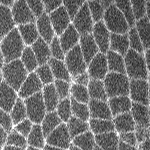
#> input picture presentation/cells.tif, 150 x 150 px
$ jupyter execute --allow-errors morphological_processing.ipynb
#> lines starting #> are read from the running program, lines starting #| are printed output that depends on the picture; after the words box and inside, x2 and y2 are one past the last pixel; in counts of white or black regions, pixels touching at a corner belong together
# 2026/02/23 BME1462: Morphological Image Processing II

By Aaron Zeng, Zion Park, and Caresse Nian

## Topics of Focus: Hit-or-Miss Transform and Hole Filling (Morphological Algorithm)

## Library and Image Set Up

[cell 1]
# Import Essential Libraries
from skimage import io, morphology
from skimage.morphology import erosion
import numpy as np
import matplotlib.pyplot as plt
from scipy.ndimage import binary_dilation, binary_fill_holes
from skimage.io import imread, imshow
import skimage.morphology as morph

# 1. Hit-or-Miss Transform
## 1.1 What is a Hit-or-Miss Transform?
The hit-or-miss (HMT) transform is a *binary morphological operator* that detects **exact spatial configurations**. In other words, it finds locations where a specific foreground shape exists **AND** a specific background pattern exists around it.

This is different from dilation and erosion, which only look at foreground.
- Erosion: Is the foreground shape  present?
- Dilation: Could the foreground shape fit?
- HMT: Is the shape present **and** is the surrounding area empty?

## 1.2 Mathematical Definition
$$ A \circledast (B_1, B_2) = (A \ominus B_1)\cap (A^c \ominus B_2) $$

Where:
- $ A $ = binary image (foreground = 1)
- $ B_1 $ = foreground structuring element (SE)
- $ B_2 $ = background SE

Interpretation:
- First erosion $A \ominus B_1$ checks **what must be present**
- Second erosion $A^c \ominus B_2$ checks **what must be absent**
- Intersection $\cap$ enforces both simultaneously

Alternatively:
$$ I \circledast B = \{\ z \mid (B)_z \subseteq I \}\ $$

Where $(B)_z$ is checked if it's a subset of Image $I$, and Image $I$ is both foreground *and* background pixels.

## 1.3 Defining Foreground and Background SE
Take a look at the following candidate patterns:

[cell 2]
def show(img, title):
    plt.imshow(img, cmap="gray")
    plt.title(title)
    plt.axis("off")

img = np.zeros((15, 15), dtype=bool)

# perfect cross
img[4:7, 4:7] = [[0,1,0],
                 [1,1,1],
                 [0,1,0]]

# cross with extra pixel (should FAIL)
img[9:12, 4:7] = [[0,1,0],
                  [1,1,1],
                  [1,1,0]]

# rotated pattern (should FAIL)
img[4:7, 9:12] = [[1,0,1],
                  [0,1,0],
                  [1,0,1]]

show(img, "Binary image with candidate patterns")
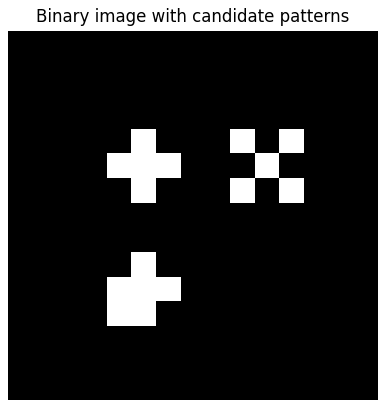
#> figure drawn by matplotlib, 1 panel

Consider that the plus (+) pattern is the target. How can we demand *exact structure*?
- Foreground SE must encode prescence (center plus pattern)
- Background SE must encode absence (corners)

[cell 3]
def show_side_by_side(img1, title1, img2, title2, cmap="gray"):
    plt.figure(figsize=(6, 3))

    plt.subplot(1, 2, 1)
    plt.imshow(img1, cmap=cmap)
    plt.title(title1)
    plt.axis("off")

    plt.subplot(1, 2, 2)
    plt.imshow(img2, cmap=cmap)
    plt.title(title2)
    plt.axis("off")

B1 = np.array([[0,1,0],
               [1,1,1],
               [0,1,0]], dtype=bool)

B2 = np.array([[1,0,1],
               [0,0,0],
               [1,0,1]], dtype=bool)

show_side_by_side(
    B1, "Foreground SE (B1)\nMust be PRESENT",
    B2, "Background SE (B2)\nMust be ABSENT"
)
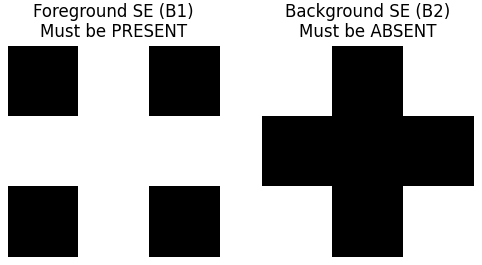
#> figure drawn by matplotlib, 2 panels

## 1.4 Why Erosion Alone is Not Enough (i.e. why must absence be explicitly specified?)
Let's try eroding using only the foreground SE:

#> (a cell that did not finish here is left out)

**Result:**
- Multiple locations survive erosion $\rightarrow$ 'false' positives

**Interpretation:**

Erosion is able to answer "Is this foreground pattern present anywhere inside the neighborhood?", however is does *not* ask "Is anything extra present?".
- detects presence
- ignores absence

Now let's look at eroding the complement image using the background SE:

#> (a cell that did not finish here is left out)

This enforces which pixels must be zero.

### The Hit-or-Miss Transform Happens Here:
Intersect both conditions:

#> (a cell that did not finish here is left out)

By intersecting foreground SE and background SE erosion, the background SE is able to address the flaw of foreground SE erosion (i.e. does not ask "Is anything extra present?") by enforcing which pixels must be absent.

This results in only one detection, which is the center of the desired plus (+) pattern.

## 1.5 Why Does Hit-or-Miss Only Work on Binary Images?
HMT answers a boolean question at every pixel. Recall the definition:
$$ A \circledast (B_1, B_2) = (A \ominus B_1)\cap (A^c \ominus B_2) $$
A pixel is either in the set or not in the set.
### Issue with HMT on Greyscale Images
Greyscale erosion changes meaning:
$$(I \ominus B)(x) = \min_{b \in B} I(x + b)$$

This computes a minimum, not a subset test. It now asks if there are *low values nearby* rather than if the SE is *entirely present*.
HMT requires both existence of a pattern and non-existance of a pattern. In greyscale, existence becomes "large intensity" and non-existence as "small intensity" $\rightarrow$ the cutoff is now arbituary and context-dependent.

[cell 7]
import matplotlib.pyplot as plt
import numpy as np
from skimage import io, color, img_as_float, filters, measure, exposure, morphology
from scipy import ndimage

## Choosing Structuring Elements

### Size and Shape
The size of the structuring element will depend on the size of the features that you would want to detect and the image and the shape will also depend on the shape of the features. Usually, you would want to match the shape of the structuring element to the shape of the feature you want to detect

There are many options in sckimage.morphology: disks, squares, rectangles and crosses.

[cell 8]
img = io.imread("cells.tif")
#> img is the input picture: shape (150, 150); min 31, max 255, mean 113.3
img_smooth = filters.gaussian(img, sigma = 2, preserve_range = True)
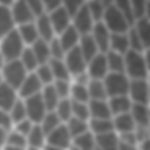
#> img_smooth: shape (150, 150) float64; min 69.65, max 197.4, mean 113.3
img_rescaled = exposure.rescale_intensity(
    img_smooth, out_range=np.uint8)
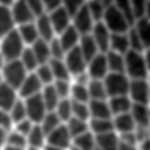
#> img_rescaled: shape (150, 150); min 0, max 255, mean 86.5

mask = img_rescaled >= filters.threshold_local(
    img_rescaled, 33, method='gaussian')
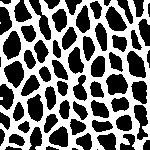
#> mask: shape (150, 150) bool; 46.3% white; 3 white regions (2 under 20 px), largest, box (x1, y1, x2, y2) and area: (0, 0, 150, 150) 10401

mask_closed = morphology.binary_closing(mask, morphology.disk(3))
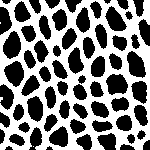
#> mask_closed: shape (150, 150) bool; 50.1% white; 67 black regions (2 under 20 px), largest, box (x1, y1, x2, y2) and area: (4, 61, 24, 87) 355, (3, 31, 21, 59) 354, (127, 51, 146, 78) 348

fig, axs = plt.subplots(1, 2)
axs[0].imshow(img, cmap='Greys_r')
axs[1].imshow(mask_closed, cmap='binary_r')
plt.show()

#> (a cell that did not finish here is left out)

## Combining Structuring Elements

Structuring elements can only detect specific features within an image. To find more complex objects in the image, structuring elements can be combined together.

For example, detecting a "T" with a single structuring element might be difficult but a "T" can broken down into two parts: a horizontal bar and a vertical bar. We can find each and then combine them together to get our "T".

[cell 10]
sample_image = np.array([
    [0,0,0,0,0,0,0],
    [1,1,1,1,1,1,1],
    [0,0,0,1,0,0,0],
    [0,0,0,1,0,0,0],
    [0,0,0,1,0,0,0],
    [0,0,0,1,0,0,0],
    [0,0,0,1,0,0,0]
])

sample_image_complement = 1 - sample_image

[cell 11]
se_horizontal = np.array([
    [0,0,0],
    [1,1,1],
    [0,0,0]
])

se_vertical = np.array([
    [0,1,0],
    [0,1,0],
    [0,1,0]
])

se_background = np.array([
    [1,1,0],
    [1,1,0],
    [1,1,0]
])

[cell 12]
# detecting the horizontal bar

foreground = ndimage.binary_erosion(sample_image, se_horizontal)
background_complement = ndimage.binary_erosion(sample_image_complement, se_background)
background = 1 - background_complement

horizontal_bar = foreground & background

#> (a cell that did not finish here is left out)

#> (a cell that did not finish here is left out)

[cell 15]
# comparison of the images

fig, axs = plt.subplots(1, 4)
axs[0].imshow(sample_image, cmap='binary_r')
axs[1].imshow(horizontal_bar, cmap='binary_r')
#> (the rest of this cell did not finish here and is left out)

[cell 16]
# Importing essential libraries
import numpy as np
import matplotlib.pyplot as plt
from scipy.ndimage import binary_dilation, binary_fill_holes
import skimage
from skimage.io import imread, imshow
import skimage.morphology as morph

## Other Morphological Algorithms - Focus: Hole Filling ##

One of the most useful applications of morphological algorithms is the ability to extract image components that are useful for analysis further downstream.

We will look at one common use-case: Hole Filling

Recall that a 'hole' is simply a collection of background pixels surrounded by foreground pixels (object of interest)
Refer to the binary image below to see several holes across multiple amorphous shapes reminiscent of cells:

**Note the background (black) and the foreground (white)**

*Photo taken from: https://stackoverflow.com/questions/22310489/filling-holes-in-objects-that-touch-the-border-of-an-image*

### 3.1 Logic Behind the Algorithm ###
Hole filling algorithm based on morphology can be expressed mathematically in the following manner:

$$X_{k} = (X_{k-1} \oplus B) \cap I^c$$  $$k = 1, 2, 3, ...$$

Say that there is a shape $A$ that has a hole in the image $I$

What hole-filling does:
1. A new array $X$ of "0"'s is created with the same dimensions of $I$
2. Each position of $X$ where there would be a hole in $I$, these pixel positions are set to "1" via dilation operation by structuring element $B$
3. The conjunction/union operator with $I^c$ ensures that this iterative operation by $B$ becomes only valid for pixel positions within shape $A$ (the hole)
4. Once it has converged, the shape $A$ and the now filled hole in $X$ are unified to form the filled shape

Scikit-image provides condensed methods to perform such operations. Below is a more manual demonstration to provide more intuition using the `binary_dilation` method from scipy

### 3.1 Logic Behind the Algorithm ###
Hole filling algorithm based on morphology can be expressed mathematically in the following manner:

$$X_{k} = (X_{k-1} \oplus B) \cap I^c$$  $$k = 1, 2, 3, ...$$

Say that there is a shape $A$ that has a hole in the image $I$

What hole-filling does:
1. A new array $X$ of "0"'s is created with the same dimensions of $I$
2. Each position of $X$ where there would be a hole in $I$, these pixel positions are set to "1" via dilation operation by structuring element $B$
3. The conjunction/union operator with $I^c$ ensures that this iterative operation by $B$ becomes only valid for pixel positions within shape $A$ (the hole)
4. Once it has converged, the shape $A$ and the now filled hole in $X$ are unified to form the filled shape

Scikit-image provides condensed methods to perform such operations. Below is a more manual demonstration to provide more intuition using the `binary_dilation` method from scipy

Assuming a structuring element (3 x 3 cross) B, dilation iteratively performed, expanding the "On" pixels by one connectivity step each time while being constrained within the boundaries of the original shape thanks to the boundaries formed by the image's complement ($I^c$)

[cell 17]
fig, ax = plt.subplots(1, 2, figsize=(12, 6))
fig.set_facecolor('grey')
#> (the rest of this cell did not finish here and is left out)

[cell 18]
fig, ax = plt.subplots(1, 2, figsize=(12, 6))
fig.set_facecolor('grey')
#> (the rest of this cell did not finish here and is left out)

### 3.2 Hole Filling Methods
While the above attempts to explain the hole filling procedure, thankfully this is not necessary due to the use of existing methods from scikit image and by extension scipy library.

For this we will use an example picture found on a Stack Overflow forum post:
*https://stackoverflow.com/questions/22310489/filling-holes-in-objects-that-touch-the-border-of-an-image*

As we have learned previously and based on the algorithm, hole filling utilizes dilation. But why not use solely `binary_dilation`?
Hole filling algorithm holds the advantage of constraining the dilation process to explicitly holes rather than the whole ('hole' - bad pun) image itself (referring back to intersection of $I^c$)

[cell 19]
img = imread('cell_holes.png')
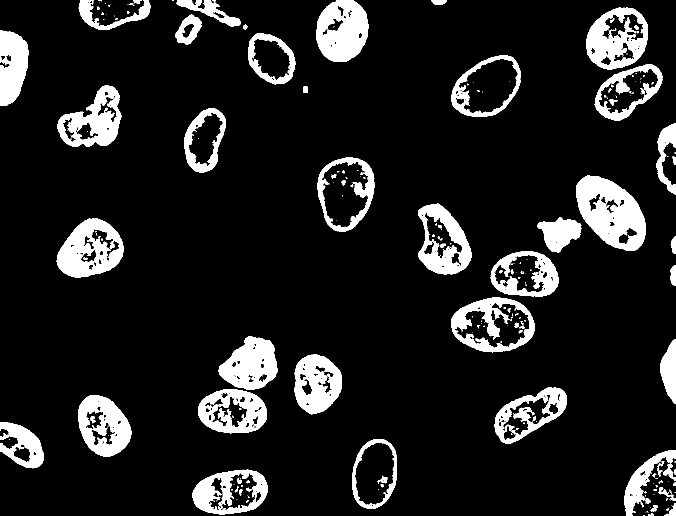
#> input picture presentation/cell_holes.png, 1351 x 1032 px (shown at 1/2 size)
#> img: shape (1032, 1351); 12.1% white; 241 white regions (163 under 20 px), largest, box (x1, y1, x2, y2) and area: (1152, 351, 1292, 502) 12793, (633, 0, 737, 124) 9539, (113, 437, 248, 555) 9524
# TODO: try implementing both binary_dilation and binary_fill_holes to see if there is any noticeable difference. Try changing parameters
dilation = morph.binary_dilation(img, ) # NOTE: this line would be empty
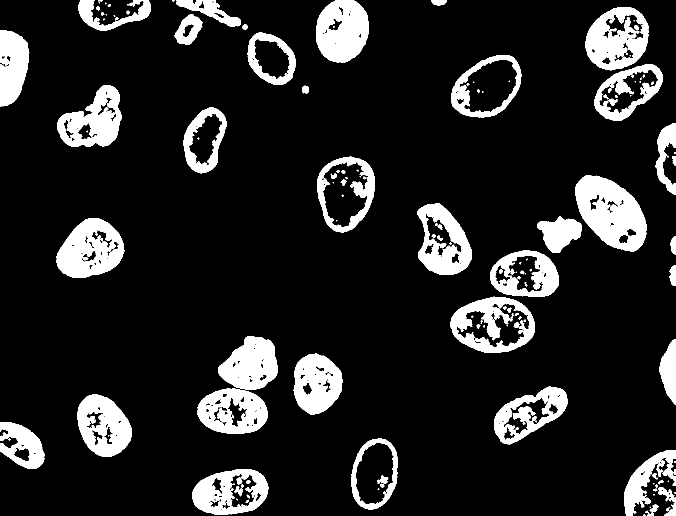
#> dilation: shape (1032, 1351) bool (shown at 1/2 size); 13.8% white; 142 white regions (55 under 20 px), largest, box (x1, y1, x2, y2) and area: (1151, 350, 1293, 503) 13663, (112, 436, 249, 556) 10625, (632, 0, 738, 125) 10117

#Display images:
fig, axes = plt.subplots(1, 2, figsize=(12, 6))
# Original cell_holes image
axes[0].imshow(img, cmap='Greys_r'); axes[0].set_title("Original Image"); axes[0].axis('off')

# Image using Binary Dilation
axes[1].imshow(dilation, cmap='Greys_r'); axes[1].set_title("Dilated Image"); axes[1].axis('off')

plt.tight_layout()
plt.show()

Contrast this with `binary_fill_holes`, which should only cover the holes and does so completely

[cell 20]
# TODO: try writing out function calling upon method for fill holes algorithm
filled = binary_fill_holes(img, ) # NOTE: line would be empty
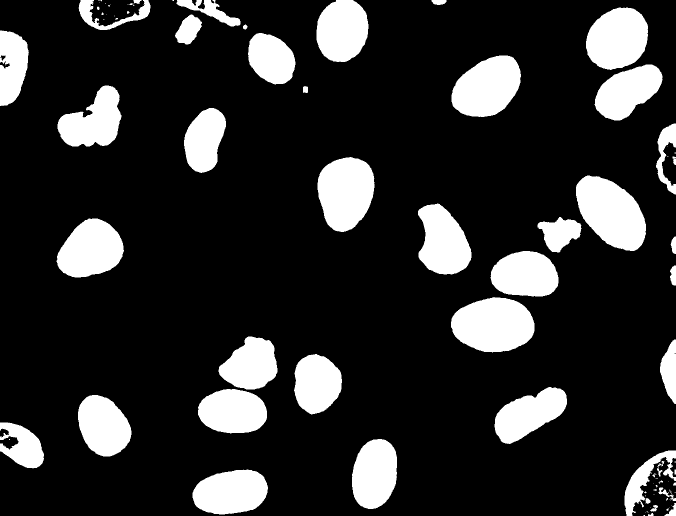
#> filled: shape (1032, 1351) bool (shown at 1/2 size); 17.5% white; 95 white regions (47 under 20 px), largest, box (x1, y1, x2, y2) and area: (1152, 351, 1292, 502) 14281, (902, 594, 1069, 705) 14209, (635, 314, 749, 464) 13082

# Display images:
fig, axes = plt.subplots(1, 2, figsize=(12, 6))
# Original cell_holes image
axes[0].imshow(img, cmap='Greys_r'); axes[0].set_title("Original Image"); axes[0].axis('off')

# Image using Binary Dilation
axes[1].imshow(filled, cmap='Greys_r'); axes[1].set_title("Image using Fill Holes"); axes[1].axis('off')

plt.tight_layout()
plt.show()
